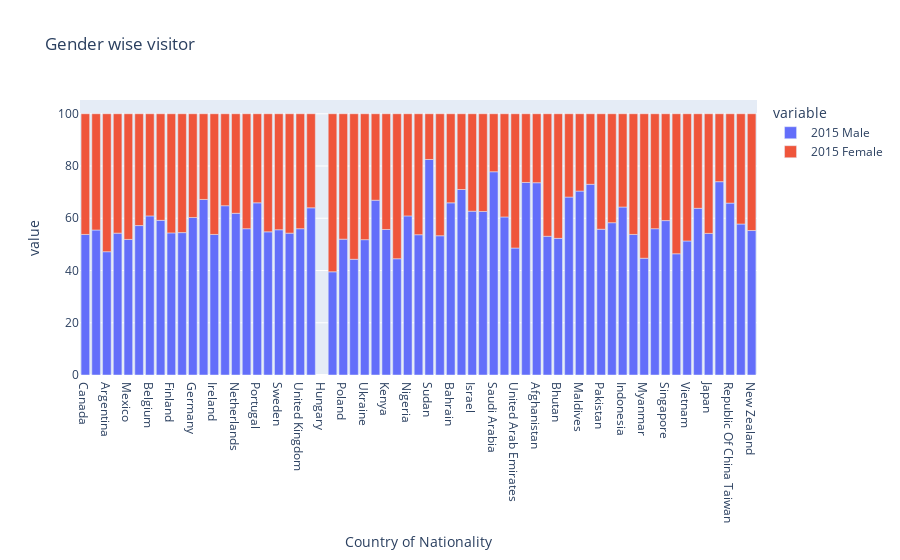

This figure's notebook cell:
### Code cell
px.bar(df, df.index,['2015 Male','2015 Female'], title='Gender wise visitor')

### Figure 1 — Plotly figure (JSON) as saved in the notebook; plotly's stock layout.template omitted (floating-point values rounded to 4 significant figures)
{"data": [{"alignmentgroup": "True", "hovertemplate": "variable=2015 Male<br>Country of Nationality=%{x}<br>value=%{y}<extra></extra>", "legendgroup": "2015 Male", "marker": {"color": "#636efa", "pattern": {"shape": ""}}, "name": "2015 Male", "offsetgroup": "2015 Male", "orientation": "v", "showlegend": true, "textposition": "auto", "type": "bar", "x": ["Canada", "United States Of America", "Argentina", "Brazil", "Mexico", "Austria", "Belgium", "Denmark", "Finland", "France", "Germany", "Greece", "Ireland", "Italy", "Netherlands", "Norway", "Portugal", "Spain", "Sweden", "Switzerland", "United Kingdom", "Czech Rep.", "Hungary", "Kazakhstan", "Poland", "Russian Federation", "Ukraine", "Egypt", "Kenya", "Mauritius", "Nigeria", "South Africa", "Sudan", "Tanzania", "Bahrain", "Iraq", "Israel", "Oman", "Saudi Arabia", "Turkey", "United Arab Emirates", "Yemen", "Afghanistan", "Bangladesh", "Bhutan", "Iran", "Maldives", "Nepal", "Pakistan", "Sri Lanka", "Indonesia", "Malaysia", "Myanmar", "Philippines", "Singapore", "Thailand", "Vietnam", "China", "Japan", "Korea (Republic Of ", "Republic Of China Taiwan", "Australia", "New Zealand"], "xaxis": "x", "y": [53.8, 55.5, 47.2, 54.3, 51.9, 57.2, 60.9, 59.2, 54.4, 54.5, 60.3, 67.2, 53.8, 64.8, 61.9, 56, 65.9, 54.8, 55.6, 54.3, 56, 64, null, 39.5, 52, 44.3, 51.8, 66.9, 55.7, 44.5, 60.9, 53.7, 82.5, 53.3, 65.9, 71, 62.7, 62.6, 77.8, 60.5, 48.6, 73.7, 73.6, 53.1, 52.3, 68.1, 70.4, 73, 55.8, 58.3, 64.3, 53.8, 44.7, 56, 59.1, 46.4, 51.3, 63.8, 54.2, 74, 65.8, 57.8, 55.3], "yaxis": "y"}, {"alignmentgroup": "True", "hovertemplate": "variable=2015 Female<br>Country of Nationality=%{x}<br>value=%{y}<extra></extra>", "legendgroup": "2015 Female", "marker": {"color": "#EF553B", "pattern": {"shape": ""}}, "name": "2015 Female", "offsetgroup": "2015 Female", "orientation": "v", "showlegend": true, "textposition": "auto", "type": "bar", "x": ["Canada", "United States Of America", "Argentina", "Brazil", "Mexico", "Austria", "Belgium", "Denmark", "Finland", "France", "Germany", "Greece", "Ireland", "Italy", "Netherlands", "Norway", "Portugal", "Spain", "Sweden", "Switzerland", "United Kingdom", "Czech Rep.", "Hungary", "Kazakhstan", "Poland", "Russian Federation", "Ukraine", "Egypt", "Kenya", "Mauritius", "Nigeria", "South Africa", "Sudan", "Tanzania", "Bahrain", "Iraq", "Israel", "Oman", "Saudi Arabia", "Turkey", "United Arab Emirates", "Yemen", "Afghanistan", "Bangladesh", "Bhutan", "Iran", "Maldives", "Nepal", "Pakistan", "Sri Lanka", "Indonesia", "Malaysia", "Myanmar", "Philippines", "Singapore", "Thailand", "Vietnam", "China", "Japan", "Korea (Republic Of ", "Republic Of China Taiwan", "Australia", "New Zealand"], "xaxis": "x", "y": [46.2, 44.5, 52.8, 45.7, 48.1, 42.8, 39.1, 40.8, 45.6, 45.5, 39.7, 32.8, 46.2, 35.2, 38.1, 44, 34.1, 45.2, 44.4, 45.7, 44, 36, null, 60.5, 48, 55.7, 48.2, 33.1, 44.3, 55.5, 39.1, 46.3, 17.5, 46.7, 34.1, 29, 37.3, 37.4, 22.2, 39.5, 51.4, 26.3, 26.4, 46.9, 47.7, 31.9, 29.6, 27, 44.2, 41.7, 35.7, 46.2, 55.3, 44, 40.9, 53.6, 48.7, 36.2, 45.8, 26, 34.2, 42.2, 44.7], "yaxis": "y"}], "layout": {"barmode": "relative", "legend": {"title": {"text": "variable"}, "tracegroupgap": 0}, "title": {"text": "Gender wise visitor"}, "xaxis": {"anchor": "y", "domain": [0, 1], "title": {"text": "Country of Nationality"}}, "yaxis": {"anchor": "x", "domain": [0, 1], "title": {"text": "value"}}}}
